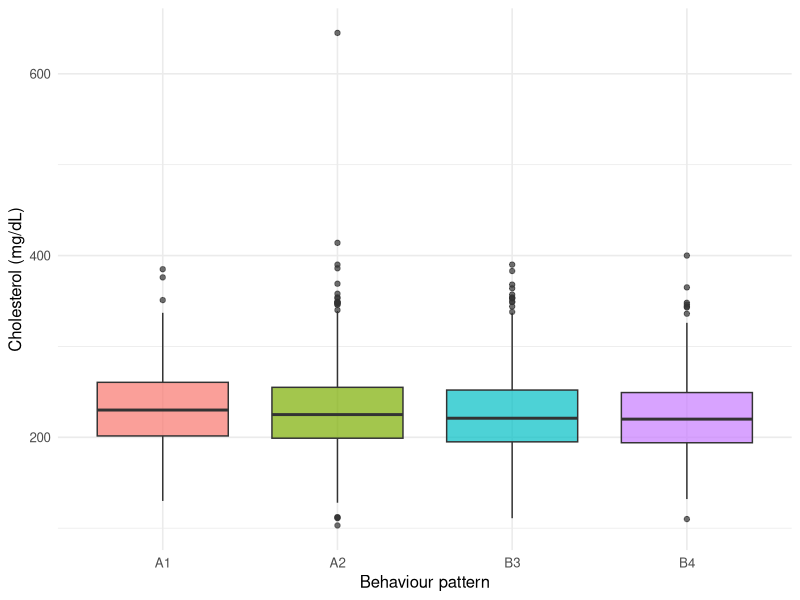
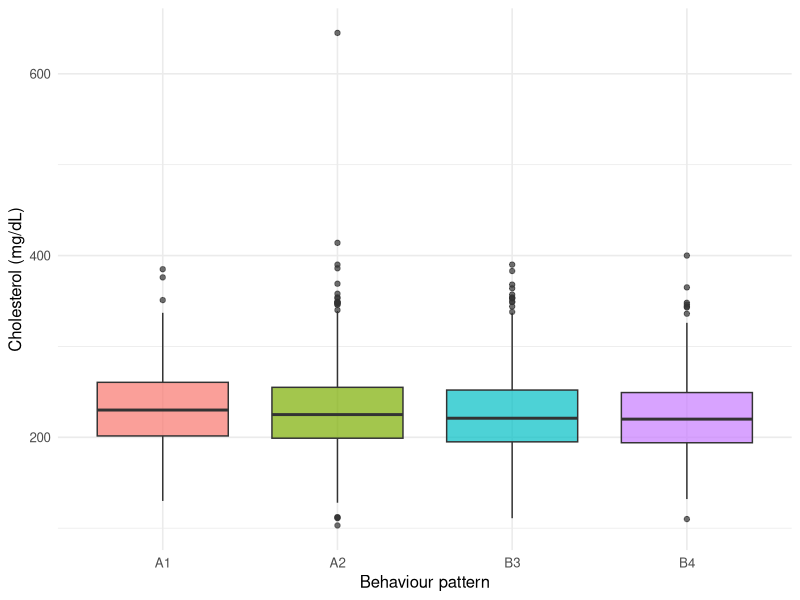
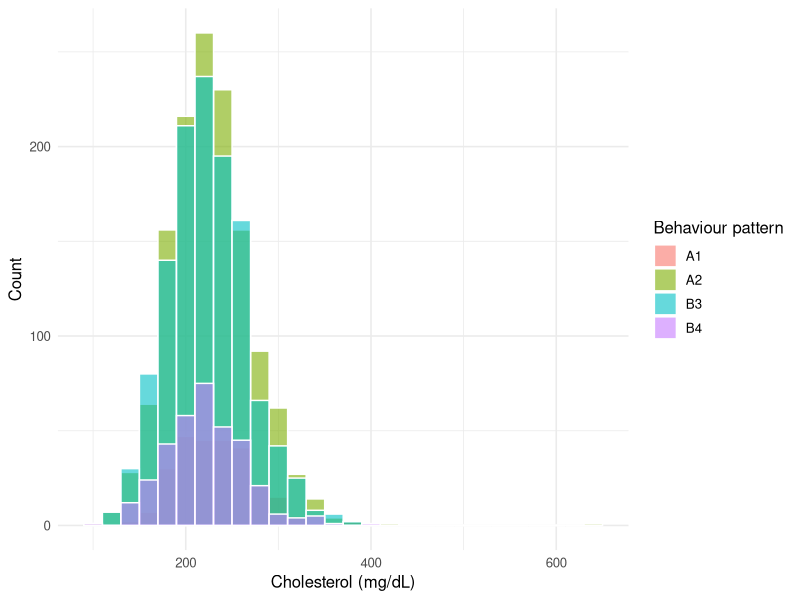

Write R code to recreate these figures, in order.
## ---- chunk 1
knitr::opts_knit$set(root.dir = "D:/Epi Biostat with R/Biostat_with_R/")
## ---- chunk 2
#| label: setup
#| include: false
library(readxl)
library(ggplot2)
library(knitr)
library(car)
 
options(digits = 4)
wcgs <- readxl::read_excel("Section2/Categorical data analysis/Datasets/wcgs.xls")
wcgs$behpat <- factor(wcgs$behpat, levels = c("A1", "A2", "B3", "B4"))
wcgs$dibpat <- factor(wcgs$dibpat, levels = c("Type A", "Type B"))
wcgs$chd69  <- factor(wcgs$chd69,  levels = c("No", "Yes"))
## ---- chunk 3
#| label: fig-box-intro
#| fig-cap: "Total cholesterol by four-level behaviour pattern (behpat)."
ggplot(wcgs[!is.na(wcgs$chol), ], aes(x = behpat, y = chol, fill = behpat)) +
  geom_boxplot(alpha = 0.7, show.legend = FALSE) +
  labs(x = "Behaviour pattern", y = "Cholesterol (mg/dL)") +
  theme_minimal(base_size = 12)
## ---- chunk 4
#| label: anova-manual-sample
#| echo: false

set.seed(555)
A1 <- wcgs[wcgs$behpat == "A1" & !is.na(wcgs$chol), c("id", "chol")]
A2 <- wcgs[wcgs$behpat == "A2" & !is.na(wcgs$chol), c("id", "chol")]
B4 <- wcgs[wcgs$behpat == "B4" & !is.na(wcgs$chol), c("id", "chol")]
sA1 <- as.data.frame(A1[sample(nrow(A1), 5), ])
sA2 <- as.data.frame(A2[sample(nrow(A2), 5), ])
sB4 <- as.data.frame(B4[sample(nrow(B4), 5), ])
 
sub <- rbind(
  data.frame(id = sA1$id, chol = sA1$chol, group = "A1"),
  data.frame(id = sA2$id, chol = sA2$chol, group = "A2"),
  data.frame(id = sB4$id, chol = sB4$chol, group = "B4")
)
sub$group <- factor(sub$group, levels = c("A1", "A2", "B4"))
kable(sub, row.names = FALSE, caption = "Subsample: 5 men each from A1, A2, and B4 (n = 15 total)")
## ---- chunk 5
#| label: anova-manual-means
#| echo: false
grand_mean <- mean(sub$chol)
group_means <- tapply(sub$chol, sub$group, mean)
ns <- tapply(sub$chol, sub$group, length)
 
data.frame(Group = names(group_means), n = as.numeric(ns), Mean = as.numeric(group_means))
## ---- chunk 6
#| label: anova-manual-grandmean-print
#| echo: false
grand_mean
## ---- chunk 7
#| label: anova-manual-ssb
#| echo: false
SSb <- sum(ns * (group_means - grand_mean)^2)
SSb
## ---- chunk 8
#| label: anova-manual-ssw
SSw <- sum(tapply(sub$chol, sub$group, function(x) sum((x - mean(x))^2)))
SSw
## ---- chunk 9
#| label: anova-manual-sst
#| echo: false
SSt <- sum((sub$chol - grand_mean)^2)
data.frame(SS_Between = SSb, SS_Within = SSw, `SS_Between + SS_Within` = SSb + SSw,
           SS_Total = SSt, check.names = FALSE)
## ---- chunk 10
#| label: anova-manual-table
#| echo: false
k <- 3; N <- 15
df_b <- k - 1
df_w <- N - k
MSb <- SSb / df_b
MSw <- SSw / df_w
Fstat <- MSb / MSw
p_anova <- pf(Fstat, df_b, df_w, lower.tail = FALSE)
 
anova_tab <- data.frame(
  Source = c("Between groups", "Within groups", "Total"),
  SS = c(SSb, SSw, SSt),
  df = c(df_b, df_w, N - 1),
  MS = c(MSb, MSw, NA),
  F = c(Fstat, NA, NA),
  p_value = c(p_anova, NA, NA)
)
kable(anova_tab, digits = 3, caption = "Hand-built one-way ANOVA table")
## ---- chunk 11
#| label: anova-manual-verify
#| echo: false
summary(aov(chol ~ group, data = sub))
## ---- chunk 12
#| label: kw-manual-ranks
#| echo: false
sub$rank <- rank(sub$chol)
kable(sub[order(sub$chol), ], row.names = FALSE, caption = "Combined, ranked cholesterol values (all 15 subjects)")
## ---- chunk 13
#| label: kw-manual-ranksums
#| echo: false
Rsum <- tapply(sub$rank, sub$group, sum)
data.frame(Group = names(Rsum), n = as.numeric(ns), Rank_sum = as.numeric(Rsum))
## ---- chunk 14
#| label: kw-manual-H
#| echo: false
N <- 15
H_manual <- (12 / (N * (N + 1))) * sum(Rsum^2 / ns) - 3 * (N + 1)
H_manual
## ---- chunk 15
#| label: kw-manual-p
#| echo: false
p_kw_manual <- pchisq(H_manual, df = k - 1, lower.tail = FALSE)
data.frame(H = H_manual, df = k - 1, p_value = p_kw_manual)
## ---- chunk 16
#| label: kw-manual-verify
#| echo: false
kruskal.test(chol ~ group, data = sub)
## ---- chunk 17
#| label: fig-chol-normcheck
#| fig-cap: "Cholesterol distribution by behaviour pattern — full WCGS cohort."
#| fig-subcap:
#|   - "Boxplots by group"
#|   - "Histograms by group"
#| layout-ncol: 2
ggplot(wcgs[!is.na(wcgs$chol), ], aes(x = behpat, y = chol, fill = behpat)) +
  geom_boxplot(alpha = 0.7, show.legend = FALSE) +
  labs(x = "Behaviour pattern", y = "Cholesterol (mg/dL)") +
  theme_minimal(base_size = 12)
 
ggplot(wcgs[!is.na(wcgs$chol), ], aes(x = chol, fill = behpat)) +
  geom_histogram(binwidth = 20, alpha = 0.6, position = "identity", colour = "white") +
  labs(x = "Cholesterol (mg/dL)", y = "Count", fill = "Behaviour pattern") +
  theme_minimal(base_size = 12)
## ---- chunk 18
#| label: full-shapiro
tapply(wcgs$chol, wcgs$behpat, function(x) shapiro.test(x[!is.na(x)])$p.value)
## ---- chunk 19
#| label: full-levene
leveneTest(chol ~ behpat, data = wcgs)
## ---- chunk 20
#| label: full-anova
fit <- aov(chol ~ behpat, data = wcgs)
summary(fit)
## ---- chunk 21
#| label: full-welch
oneway.test(chol ~ behpat, data = wcgs, var.equal = FALSE)
## ---- chunk 22
#| label: full-kw
kruskal.test(chol ~ behpat, data = wcgs)
## ---- chunk 23
#| label: full-tukey
TukeyHSD(fit)
## ---- chunk 24
#| label: full-pairwise-wilcox
pairwise.wilcox.test(wcgs$chol, wcgs$behpat, p.adjust.method = "bonferroni")
## ---- chunk 25
#| label: tbl-summary-anova
vars_list <- c("chol", "sbp", "bmi")
 
results <- do.call(rbind, lapply(vars_list, function(v) {
  f  <- as.formula(paste(v, "~ behpat"))
  d  <- wcgs[!is.na(wcgs[[v]]), ]
  a  <- summary(aov(f, data = d))[[1]]
  w  <- oneway.test(f, data = d, var.equal = FALSE)
  kw <- kruskal.test(f, data = d)
  data.frame(Outcome = v,
             ANOVA_F = round(a$`F value`[1], 3), ANOVA_df = paste0(a$Df[1], ",", a$Df[2]),
             ANOVA_p = signif(a$`Pr(>F)`[1], 3),
             Welch_F = round(unname(w$statistic), 3),
             Welch_df = paste0(round(unname(w$parameter[1]), 1), ",", round(unname(w$parameter[2]), 1)),
             Welch_p = signif(w$p.value, 3),
             KW_chisq = round(unname(kw$statistic), 3), KW_p = signif(kw$p.value, 3))
}))
kable(results, caption = "One-way ANOVA, Welch's ANOVA, and Kruskal-Wallis results across three outcomes, by behpat")
